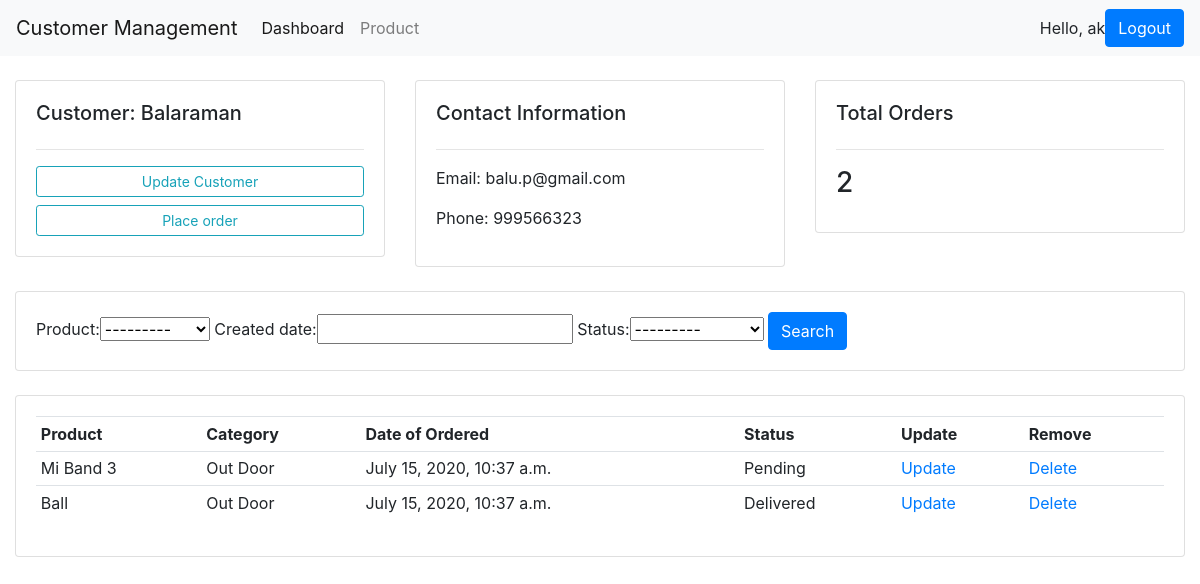
The page /cmr/customer/7/ (signed in) on the database its author committed.
### for_study_app1/models.py (models this page shows, shortened)
class Customer(models.Model):
    user=models.OneToOneField(User,null=True,on_delete=models.CASCADE)
    name=models.CharField(max_length=200,null=True)
    phone=models.CharField(max_length=200,null=True)
    email=models.CharField(max_length=200,null=True)
    profile_pic=models.ImageField(default="profile_sample_U9qz6vF.png",null=True,blank=True)
    created_date=models.DateTimeField(auto_now_add=True,null=True)

class Order(models.Model):
    STATUS=(
           ('Pending','Pending'),
           ('Out of delivery','Out of delivery'),
           ('Delivered','Delivered'),
           )
    customer=models.ForeignKey(Customer,null=True,on_delete=models.CASCADE)
    product=models.ForeignKey(Product,null=True,on_delete=models.CASCADE)
    created_date=models.DateTimeField(auto_now_add=True,null=True)
    status=models.CharField(max_length=200,null=True,choices=STATUS)

class Product(models.Model):
    CATEGORY=(
           ('Indoor','Indoor'),
           ('Out Door','Out Door'),
           )
    name=models.CharField(max_length=200,null=True)
    price=models.FloatField(null=True)
    category=models.CharField(max_length=200,null=True,choices=CATEGORY)
    description=models.CharField(max_length=200,null=True)
    created_date=models.DateTimeField(auto_now_add=True,null=True)
    tags=models.ManyToManyField(Tag)
    def __str__(self):
        return self.name

### for_study_app1/decorators.py (the view)
        def wrapper_func(request,*args,**kwargs):
            group= None
            if request.user.groups.exists():
                group=request.user.groups.all()[0].name
            if group in allowed_roles:
                return view_func(request,*args,**kwargs)
            else:
                return HttpResponse("You are not authorized to view the page ! Please contact 9995175780")

### for_study_app1/views.py (called while the page is built)
@login_required(login_url='login')
@allowed_users(allowed_roles=['admin'])
def customer_view(request,pk):
    customers=Customer.objects.get(id=pk)
    orders=customers.order_set.all()
    total_order=orders.count()
    myFilter=OrderFilter(request.GET,queryset=orders)
    orders=myFilter.qs
    context={'customers':customers,'orders':orders,'total_order':total_order,'myFilter':myFilter}
    return render(request,'customer.html',context)

### for_study_app1/templates/customer.html
{%extends 'Base.html'%}
{%block content%}
<br>
<div class="row">
  <div class="col-md">
    <div class="card card-body">
      <h5>Customer: {{customers.name}}</h5>
      <hr>
      <a class="btn btn-outline-info  btn-sm btn-block" href="">Update Customer</a>
			<a class="btn btn-outline-info  btn-sm btn-block" href="{%url 'orderform' customers.id %}">Place order</a>
    </div>
  </div>
  <div class="col-md">
    <div class="card card-body">
      <h5>Contact Information</h5>
      <hr>
      <p>Email:  {{customers.email}}</p>
      <p>Phone:  {{customers.phone}}</p>
    </div>
  </div>
<div class="col-md">
  <div class="card card-body">
    <h5>Total Orders</h5>
    <hr>
    <h3 class="card-title">{{total_order}}</h3>
  </div>
</div>
</div>
<br>
<div class="row">
  <div class="col">
    <div class="card card-body">
      <form  method="get">
        {{myFilter.form}}
        <button class="btn btn-primary" type="submit">Search</button>
      </form>
    </div>
  </div>
</div>
<br>
<div class="row">
  <div class="col-md">
    <div class="card card-body">
      <table class="table table-sm">
        <tr>
          <th>Product</th>
          <th>Category</th>
          <th>Date of Ordered</th>
          <th>Status</th>
          <th>Update</th>
          <th>Remove</th>
        </tr>
        {%for order in orders%}
        <tr>
          <td>{{order.product}}</td>
          <td>{{order.product.category}}</td>
          <td>{{order.created_date}}</td>
          <td>{{order.status}}</td>
          <td><a href="{%url 'orderupdate' order.id %}">Update</a></td>
          <td><a href="{%url 'deleteorder' order.id %}">Delete</a></td>
        </tr>
        {%endfor%}
      </table>
    </div>
  </div>
</div>
{%endblock%}

### for_study_app1/templates/navbar.html (shortened to what this page needs)
<nav class="navbar navbar-expand-lg navbar-light bg-light">
<a class="navbar-brand" href="{%url 'dashboard'%}">Customer Management</a>
<div class="collapse navbar-collapse" id="navbarNav">
<ul class="navbar-nav">
  {%if request.user.is_staff%}
  <li class="nav-item active">
    <a class="nav-link" href="{%url 'dashboard'%}">Dashboard <span class="sr-only">(current)</span></a>
  </li>
  <li class="nav-item">
    <a class="nav-link" href="{%url 'product'%}">Product</a>
  </li>
  {%else%}
  <li class="nav-item">
    <a class="nav-link" href="{%url 'account'%}">Settings</a>
  </li>
  {%endif%}
</ul>
</div>
<span>Hello,  {{request.user}}</span>
<span><a class='btn btn-primary' href="{%url 'logout'%}">Logout</a></span>
</nav>

### rows shown on the page
Customer: name "Balaraman", email "balu.p@gmail.com", phone "999566323"
Order: product "Mi Band 3", product.category "Out Door", created_date "July 15, 2020, 10:37 a.m.", status "Pending"
Order: product "Ball", product.category "Out Door", created_date "July 15, 2020, 10:37 a.m.", status "Delivered"

### other values the page prints
{{ request.user }} "ak"
{{ total_order }} "2"
